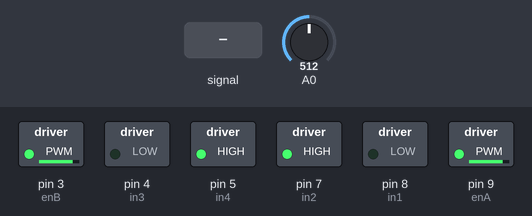
This sketch was run on a simulated Arduino Uno, built with avr-gcc and run on an emulated ATmega328P. Parts: switched loads named in the sketch (green lamp = pin HIGH). The inputs (shaded band) are chosen by the test bench; at power-on: A0 = 512. At 13.4 s the program stops and its outputs stay as they are.

Above: at 1.2 s.
1.3 s: A0 fed a 200 Hz sine of ±81 counts around its level
4.3 s: A0 set to 480
At 4.9 s:
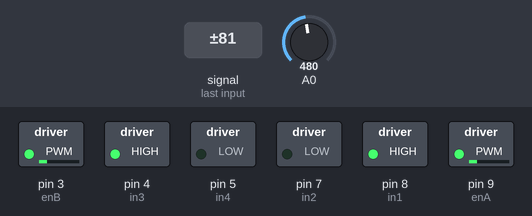
7.3 s: A0 set to 491
At 8.6 s:
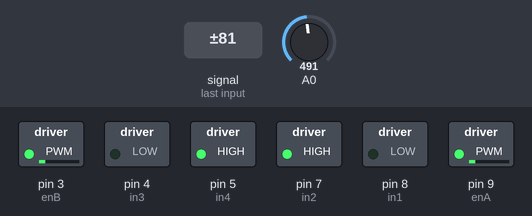
8.9 s: A0 set to 472
At 10.3 s:
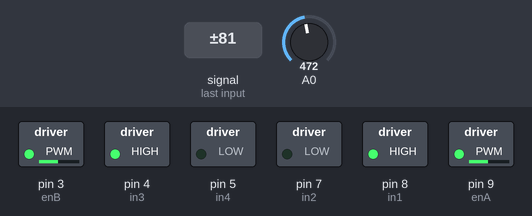
11.9 s: A0 set to 492
At 12.4 s:
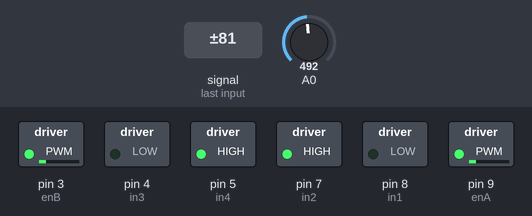
13.4 s: A0 set to 845
At 13.8 s:
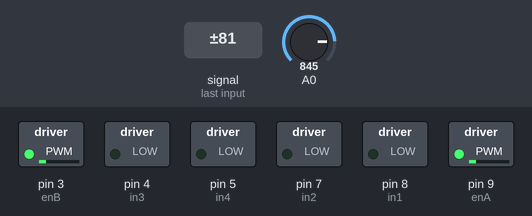
Timing chart, 0 to 14.9 s (numbered marks = the images above; inputs shaded):
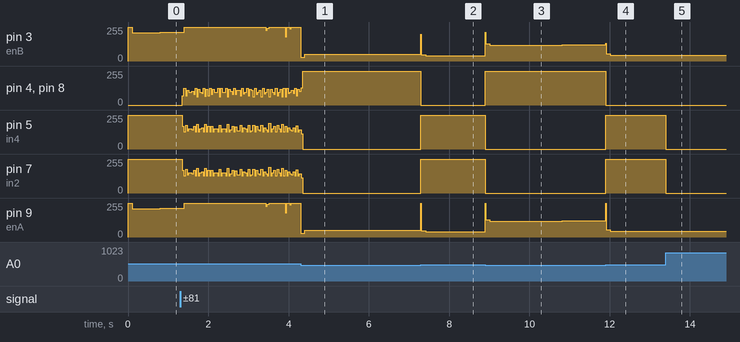

The sketch:

Project_1_Combined_Codes_Potentiometer.ino
```cpp
#include <PID_v1.h>

// Motor A connections
int enA = 9;    // purple
int in1 = 8;    // blue
int in2 = 7;    // green
// Motor B connections
int enB = 3;    // gray
int in3 = 4;    // white
int in4 = 5;    // black

int motorSpeed = 0;

// PID parameters
double Input = 0.0;
double Output = 127.0;
double Setpoint = 487; //static range[478,494]
double Kp = 4.2, Ki = 0.05, Kd = 0.03;

//~~~~~~~~~~~~~~~~~~~~~~~~~~~~~~~~~~~~~~~~~~~~~~~~~~~~~~~~~~~~~~~~~~~~~~~~~~~~~~~~~~~~~~~~~~~~~~~~~~~~~~~~~~~~~~~~~~~
//iterations for PID gain values
//(3,1.5,0) //(0.002,5.0,0.04) //(0.002,5.0,0.05) //(0.002,5.2,0.2) //(0.002,5.2,0.05) //(0,5.2,0.05)   //484,488
//(0.06,3.9,0.02) //(0.06,3.7,0.02) //(0.09,3.5,0.02) //(1,5,0.02) //482,490
//(2,5,0.02) //(2.4,4,0.02) //(3,5,0.02) //(3.5,0,0.2) //(3.6,0,0.02) //(4.1,0,0.02) //(4.1,0.05,0.02) //(4.1,0.07,0.02)
//(4.2,0.05,0.01)//482,490
//16,100,14//60,270,2.2
//~~~~~~~~~~~~~~~~~~~~~~~~~~~~~~~~~~~~~~~~~~~~~~~~~~~~~~~~~~~~~~~~~~~~~~~~~~~~~~~~~~~~~~~~~~~~~~~~~~~~~~~~~~~~~~~~~~~

PID myPID(&Input, &Output, &Setpoint, Kp, Ki, Kd, DIRECT);

void setup() {
  Serial.begin(9600);

  // Motor Initilization
  pinMode(enA, OUTPUT);
  pinMode(enB, OUTPUT);
  pinMode(in1, OUTPUT);
  pinMode(in2, OUTPUT);
  pinMode(in3, OUTPUT);
  pinMode(in4, OUTPUT);

  digitalWrite(in1, LOW);
  digitalWrite(in2, LOW);
  digitalWrite(in3, LOW);
  digitalWrite(in4, LOW);

  // PID Initialization
  myPID.SetMode(AUTOMATIC);
  myPID.SetTunings(Kp, Ki, Kd);
}

void loop() {

  // Reading analog signal from potentioeter
  int sensorValue = analogRead(A0);

  // Apply safety brakes when the pendulum falls and hits the cart
  if ((sensorValue > 835)|(sensorValue < 115)){
    digitalWrite(in1, LOW);
    digitalWrite(in2, LOW);
    digitalWrite(in3, LOW);
    digitalWrite(in4, LOW);
    exit(0);
  }

  // PID calculations
  Input = sensorValue;
  myPID.Compute();
  motorSpeed = Output;

  // Range of angles at which the pendulum stays in equilibrium corrspond to analog signals of [478,494]
  // Calculating signal sent to the motor based on the analog signals read
  if (sensorValue > 490){
    digitalWrite(in1, LOW);
    digitalWrite(in2, HIGH);
    digitalWrite(in3, LOW);
    digitalWrite(in4, HIGH);
    motorSpeed = map(Output, 127, 0, 0, 255);
  }
  else if (sensorValue < 482){
    digitalWrite(in1, HIGH);
    digitalWrite(in2, LOW);
    digitalWrite(in3, HIGH);
    digitalWrite(in4, LOW);
    motorSpeed = map(Output, 128, 255, 0, 255);
  }
  else{
    digitalWrite(in1, LOW);
    digitalWrite(in2, LOW);
    digitalWrite(in3, LOW);
    digitalWrite(in4, LOW);
    motorSpeed = 0;
  }

  // Sending calculated signals to motors to control speed
  analogWrite(enA, motorSpeed);
  analogWrite(enB, motorSpeed);

  // Testing and troubleshooting (for improving the system, not necessary to control the robot)
  //Serial.print(Input);
  //Serial.print(" ");
  //Serial.println(motorSpeed);

  // Short delay to allow for debounce
  delay(1);
}
```

Measured:
- the behaviour switches between 490 and 491 on A0 (found by bisection; images 1 and 2)
- after the input at 4.3 s, pin 3 (enB), pin 9 (enA): 255/255 → 28/255 at once, → 50/255 0.10 s later, → 52/255 2.2 s later
- after the input at 7.3 s, pin 3 (enB), pin 9 (enA): 52/255 → 46/255 at once, → 40/255 0.11 s later; pin 4 (in3), pin 8 (in1): 255/255 → 0/255 at once; pin 5 (in4), pin 7 (in2): 0/255 → 255/255 at once
- after the input at 8.9 s, pin 3 (enB), pin 9 (enA): 40/255 → 130/255 at once, → 118/255 0.11 s later, → 120/255 0.50 s later, → 122/255 1.3 s later; pin 4 (in3), pin 8 (in1): 0/255 → 255/255 at once; pin 5 (in4), pin 7 (in2): 255/255 → 0/255 at once
- after the input at 11.9 s, pin 3 (enB), pin 9 (enA): 122/255 → 56/255 at once, → 44/255 0.12 s later; pin 4 (in3), pin 8 (in1): 255/255 → 0/255 at once; pin 5 (in4), pin 7 (in2): 0/255 → 255/255 at once
- after the input at 13.4 s, pin 5 (in4), pin 7 (in2): 255/255 → 0/255 at once
